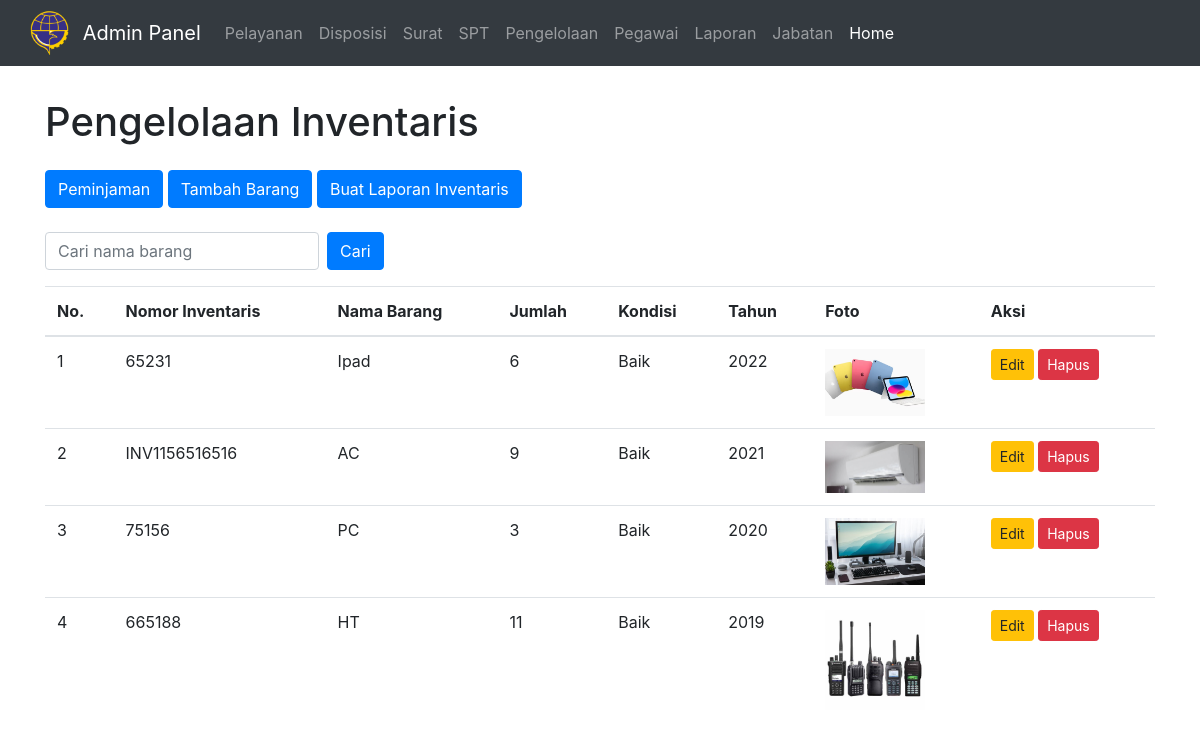
/umum/admin/pengelolaan.php, run on the app's committed database.
### tables this page shows
CREATE TABLE `pengelolaan` (
  `id` int NOT NULL,
  `nomor_inventaris` varchar(255) NOT NULL,
  `nama_barang` varchar(255) DEFAULT NULL,
  `jumlah` int DEFAULT NULL,
  `kondisi` enum('Baik','Rusak','Rusak Berat') DEFAULT NULL,
  `tahun` year NOT NULL,
  `foto` blob
);

### umum/admin/pengelolaan.php (the view, shortened to what this page needs)
<?php include_once 'header.php'; ?>
<div class="container mt-5">
    <h1 class="mb-4">Pengelolaan Inventaris</h1>
    <div class="text-end mb-4">
        <a href="peminjaman.php" class="btn btn-primary">Peminjaman</a>
        <?php if ($rules !== 'Staff') : ?>
            <a href="tambah_barang.php" class="btn btn-primary">Tambah Barang</a>
            <a href="laporan_inventaris.php" class="btn btn-primary">Buat Laporan Inventaris</a>
        <?php endif; ?>
    </div>
    <div class="row mb-3">
        <div class="col-md-6">
            <form action="<?php echo htmlspecialchars($_SERVER["PHP_SELF"]); ?>" method="GET" class="form-inline">
                <input type="text" name="search" class="form-control mr-sm-2" placeholder="Cari nama barang">
                <button type="submit" class="btn btn-primary">Cari</button>
            </form>
        </div>
    </div>
    <div class="table-responsive">
        <table class="table">
            <thead>
                <tr>
                    <th>No.</th>
                    <th>Nomor Inventaris</th>
                    <th>Nama Barang</th>
                    <th>Jumlah</th>
                    <th>Kondisi</th>
                    <th>Tahun</th>
                    <th>Foto</th>
                    <?php if ($rules !== 'Staff') : ?>
                        <th>Aksi</th>
                    <?php endif; ?>
                </tr>
            </thead>
            <tbody>
                <?php
                include_once 'koneksi.php';
                $search_keyword = isset($_GET['search']) ? $_GET['search'] : '';
                $sql = "SELECT * FROM pengelolaan WHERE nama_barang LIKE '%$search_keyword%' ORDER BY tahun DESC";
                $result = $koneksi->query($sql);
                if ($result) {
                    $no = 1;
                    while ($row = $result->fetch_assoc()) {
                        echo "<tr>";
                        echo "<td>" . $no++ . "</td>";
                        echo "<td>" . htmlspecialchars($row['nomor_inventaris']) . "</td>";
                        echo "<td>" . htmlspecialchars($row['nama_barang']) . "</td>";
                        echo "<td>" . htmlspecialchars($row['jumlah']) . "</td>";
                        echo "<td>" . htmlspecialchars($row['kondisi']) . "</td>";
                        echo "<td>" . htmlspecialchars($row['tahun']) . "</td>";
                        echo "<td>";
                        if (!empty($row['foto'])) {
                            echo "<img src='../pengelolaan/" . htmlspecialchars($row['foto']) . "' alt='Foto Barang' style='max-width: 100px;'>";
                        } else {
                            echo "Foto tidak tersedia";
                        }
                        echo "</td>";
                        if ($rules !== 'Staff') {
                            echo "<td>";
                            echo "<a href='edit_barang.php?id=" . htmlspecialchars($row['id']) . "' class='btn btn-warning btn-sm'>Edit</a> ";
                            echo "<a href='hapus_barang.php?id=" . htmlspecialchars($row['id']) . "' class='btn btn-danger btn-sm'>Hapus</a>";
                            echo "</td>";
                        }
                        echo "</tr>";
                    }
                } else {
                    echo "<tr><td colspan='7'>Tidak ada data barang.</td></tr>";
                }
                ?>
            </tbody>
        </table>
    </div>
</div>
<div style="height: 100px;"></div>
</body>
</html>

### data on the page
pengelolaan: nomor_inventaris "65231", nama_barang "Ipad", jumlah "6", kondisi "Baik", tahun "2022", foto (picture)
pengelolaan: nomor_inventaris "INV1156516516", nama_barang "AC", jumlah "9", kondisi "Baik", tahun "2021", foto (picture)
pengelolaan: nomor_inventaris "75156", nama_barang "PC", jumlah "3", kondisi "Baik", tahun "2020", foto (picture)
pengelolaan: nomor_inventaris "665188", nama_barang "HT", jumlah "11", kondisi "Baik", tahun "2019", foto (picture)
